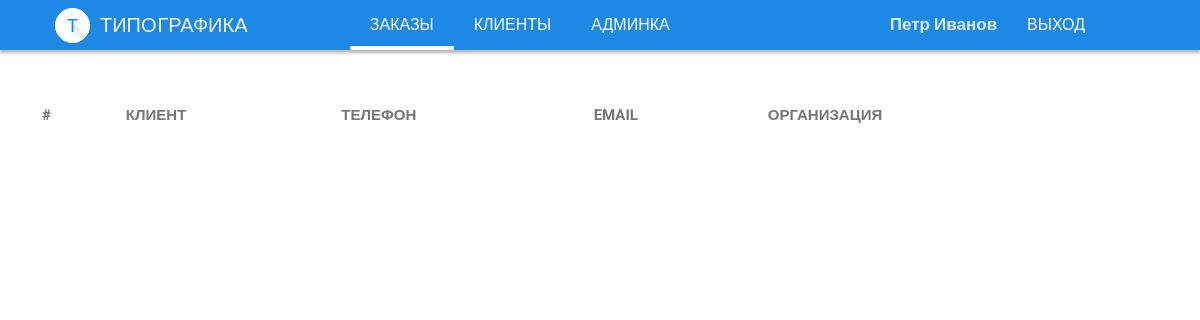
The app's page /crm/clients/ (signed in), older data.
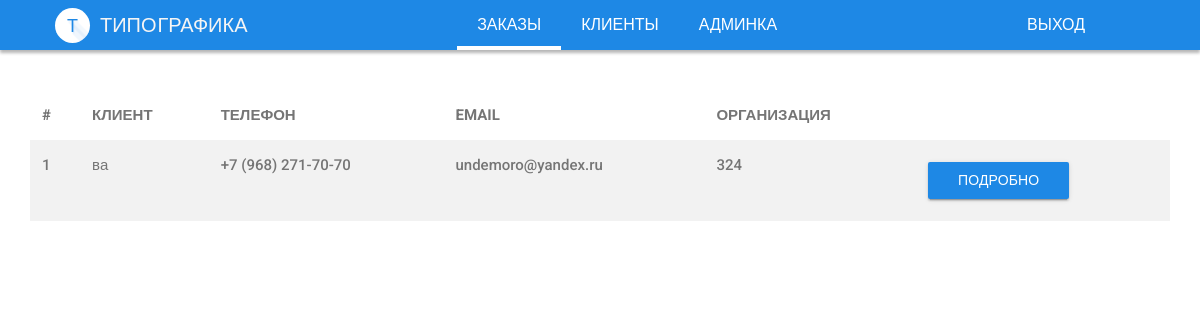
The same page, newer data.
### customuser/models.py (models this page shows)
class User(AbstractUser):
    username = None
    email = models.EmailField('Email', unique=True)
    fio = models.CharField('ФИО', max_length=50, blank=False, null=True, default='')
    phone = models.CharField('Телефон', max_length=50, blank=False, null=True, default='')
    USERNAME_FIELD = 'email'
    REQUIRED_FIELDS = []
    objects = UserManager()

### client/models.py (models this page shows, shortened)
class Client(models.Model):
    name = models.CharField('Ф.И.О.', max_length=50, blank=False, null=True, default='')
    firm = models.CharField('Организация', max_length=50, blank=True, null=True, default='')
    email = models.EmailField('email address', unique=True)
    phone = models.CharField('Телефон', max_length=50, blank=False, null=True, default='')
    firm_address = models.TextField('Адрес организации',default='', blank=True, null=True)
    personal_address = models.TextField('Личный адрес', default='', blank=True, null=True)
    comment = models.TextField('Комментарий к клиенту', default='', blank=True, null=True)
    manager = models.ForeignKey(Manager, blank=True, null=True, on_delete=models.CASCADE, verbose_name='Ведущий менеджер')
    class Meta:
        verbose_name = "Клиент"
        verbose_name_plural = "Клиенты"

### crm/views.py (the view)
# urls.py: path('clients/', views.clients, name='clients'),
@login_required
def clients(request):
    clients = Client.objects.all()
    return render(request, 'crm/clients.html', locals())

### templates/crm/clients.html
{% extends 'basic.html' %}
{% load static %}
{% block content %}
    <div class="container">
    <div class="row">
      <table class="table table-no-border table-striped">
            <thead>
            <tr>
                <th>#</th>
                <th>КЛИЕНТ</th>
                <th>ТЕЛЕФОН</th>
                 <th>EMAIL</th>
                <th>ОРГАНИЗАЦИЯ</th>
                <th></th>
            </tr>
            </thead>
            <tbody>
            {% for client in clients %}
            <tr>
                <td>{{ client.id }}</td>
                <td>{{ client.name }}</td>
                <td>{{ client.phone }}</td>
                <td>{{ client.email }}</td>
             <td>{{ client.firm }}</td>
            <td><a class="btn btn-raised btn-primary" href="{% url 'client' client.id %}">ПОДРОБНО</a></td>
            </tr>
            {% endfor %}
            </tbody>
        </table>
    </div>
    </div>
{% endblock %}

### templates/header.html
{% load static %}
<nav class="navbar navbar-expand-md  navbar-static ms-navbar ms-navbar-primary navbar-mode">
    <div class="container container-full">
        <div class="navbar-header">
            <a class="navbar-brand" href="index.html">
                <span class="ms-logo ms-logo-sm">Т</span>
                <span class="ms-title">ТИПО
                <strong>ГРАФИКА</strong>
              </span>
            </a>
        </div>
        <div class="collapse navbar-collapse" id="ms-navbar">
            <ul class="navbar-nav pull-left">
                 {% if user.is_authenticated %}
                <li class="nav-item dropdown active">
                    <a href="{% url 'index'%}" class="nav-link dropdown-toggle animated fadeIn animation-delay-7" >ЗАКАЗЫ</a>
                </li>
                <li class="nav-item dropdown ">
                    <a href="{% url 'clients'%}" class="nav-link dropdown-toggle animated fadeIn animation-delay-7" >КЛИЕНТЫ</a>
                </li>
                <li class="nav-item dropdown ">
                    <a href="/admin" class="nav-link dropdown-toggle animated fadeIn animation-delay-7" >АДМИНКА</a>
                </li>
                  <li class="nav-item dropdown ">
                   <div style="width: 200px;"></div>
                </li>
                <li class="nav-item  ">
                    <span style="margin-top: 11px;
                        font-weight: bold;
                        font-size: 17px;
                        margin-right: 10px;">
                        {{ user.first_name }} {{ user.last_name }}
                    </span>
                </li>
                   <li class="nav-item dropdown ">
                    <a href="{% url 'logout' %}" class="nav-link dropdown-toggle animated fadeIn animation-delay-7" >ВЫХОД</a>
                </li>
                {% else %}
                </li>
                   <li class="nav-item dropdown ">
                    <a href="{% url 'login' %}" class="nav-link dropdown-toggle animated fadeIn animation-delay-7" >ВХОД В СИСТЕМУ</a>
                </li>
                {% endif %}
            </ul>
        </div>
    </div>
</nav>

Row changes from the older to the newer data that the page shows:
no longer on this page (row edited): User: first_name "Петр", last_name "Иванов"
added Client: id "1", name "ва", phone "+7 (968) 271-70-70", email "undemoro@yandex.ru", firm "324"
